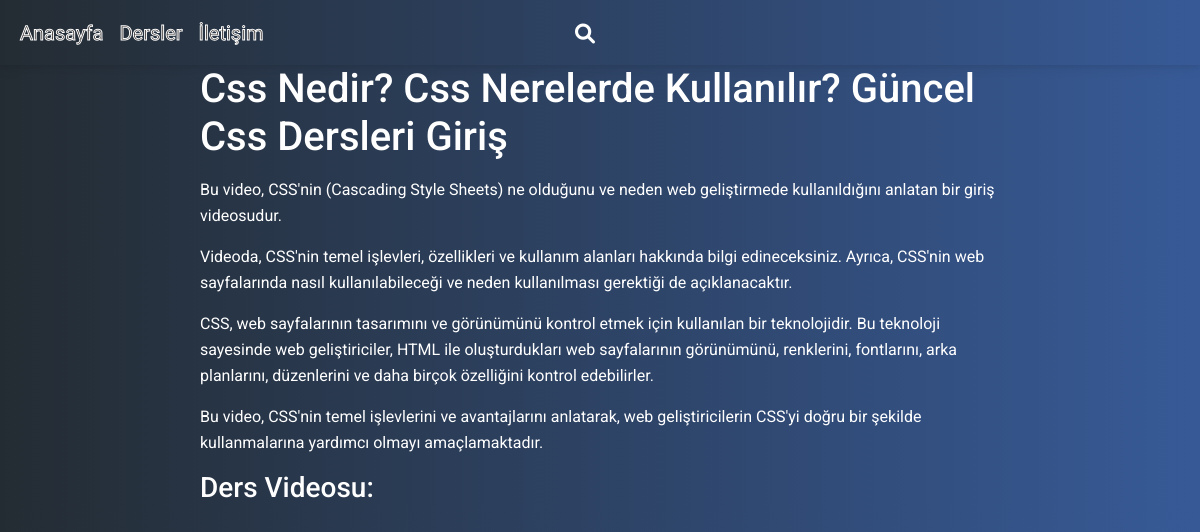
/Css/1/, run on the app's committed database.
### quiz/models.py (models this page shows, shortened)
class  Css(models.Model):
	tutorial_Title = models.CharField(max_length=20000)
	tutorial_Body = models.TextField()
	tutorial_Video = EmbedVideoField()
	class  Meta:
		verbose_name_plural = "Css"

### quiz/views.py (the view)
# urls.py: path('Css/<int:pk>/', css_detail, name='css_detail'),
def  css_detail(request,pk):
	css = Css.objects.get(pk=pk)
	context = {
	'css': css,
	}
	return  render(request, 'detay/cssdetay.html', context)

### quiz/templates/detay/cssdetay.html (shortened to what this page needs)
{% extends 'base.html' %}
{% load embed_video_tags %}
{% load static %}
{% block css %}
    <link rel="stylesheet" href="../../static/style.css">
{% endblock css %}
{% block body %}
{% include 'part/header.html' %}
<div class="header vh100 gradient-custom">
    <div  class="col-md-8 offset-md-2">
        <h1 style="color: white;">{{ css.tutorial_Title }}</h1>
        <p class="icerik">{{ css.tutorial_Body | linebreaks }}</p>
        <h3 style="color: white;">Ders Videosu:</h3>
    </div>
</div>
{% endblock body %}

### quiz/static/style.css (style rules this page uses)
.gradient-custom { background: #0045c5dc; color: white !important; background: -webkit-linear-gradient(to right, rgb(36, 44, 51), rgb(55, 90, 151)); background: linear-gradient(to right, rgb(36, 44, 51), rgb(55, 90, 151)) }
*, *::before, *::after { margin: 0; padding: 0; box-sizing: border-box; }

### quiz/templates/detay/cssdetay.html (style rules this page uses)
body { background: #0045c5dc; background: -webkit-linear-gradient(to right, rgb(36, 44, 51), rgb(55, 90, 151)); background: linear-gradient(to right, rgb(36, 44, 51), rgb(55, 90, 151)) }

### data on the page
Css: tutorial_Title "Css Nedir? Css Nerelerde Kullanılır? Güncel Css Dersleri Giriş", tutorial_Body "Bu video, CSS'nin (Cascading Style Sheets) ne olduğunu ve neden web geliştirmede kullanıldığını anlatan bir giriş videosudur. Videoda, CSS'nin temel işlevleri, özellikleri ve kullanım alanları hakkında bilgi edineceksiniz. Ayrıca, CSS'nin web sayfalarında nasıl kullanılabileceği ve neden kullanılması gerektiği de açıklanacaktır. CSS, web sayfalarının tasarımını ve görünümünü kontrol etmek için kullanılan bir teknolojidir. Bu teknoloji sayesinde web geliştiriciler, HTML ile oluşturdukları web sayfalarının görünümünü, renklerini, fontlarını, arka planlarını, düzenlerini ve daha birçok özelliğini kontrol edebilirler. Bu video, CSS'nin temel işlevlerini ve avantajlarını anlatarak, web…"
